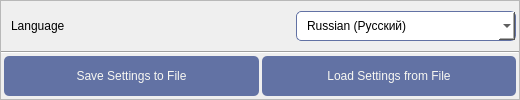
                      <widget class="QFrame" name="frameLineSystem">
                       <property name="sizePolicy">
                        <sizepolicy hsizetype="Maximum" vsizetype="Preferred">
                         <horstretch>0</horstretch>
                         <verstretch>0</verstretch>
                        </sizepolicy>
                       </property>
                       <property name="minimumSize">
                        <size>
                         <width>520</width>
                         <height>0</height>
                        </size>
                       </property>
                       <property name="styleSheet">
                        <string notr="true">#frameLineSystem {
	background: white;
	border: 0px solid #6272a4;
	border-radius: 7px;
}</string>
                       </property>
                       <property name="frameShape">
                        <enum>QFrame::Shape::StyledPanel</enum>
                       </property>
                       <property name="frameShadow">
                        <enum>QFrame::Shadow::Raised</enum>
                       </property>
                       <layout class="QGridLayout" name="gridLayout_19">
                        <property name="leftMargin">
                         <number>0</number>
                        </property>
                        <property name="topMargin">
                         <number>3</number>
                        </property>
                        <property name="rightMargin">
                         <number>0</number>
                        </property>
                        <property name="bottomMargin">
                         <number>3</number>
                        </property>
                        <property name="spacing">
                         <number>3</number>
                        </property>
                        <item row="0" column="0">
                         <widget class="QWidget" name="widgetLayoutSystem" native="true">
                          <layout class="QHBoxLayout" name="horizontalLayout">
                           <property name="spacing">
                            <number>3</number>
                           </property>
                           <property name="leftMargin">
                            <number>10</number>
                           </property>
                           <property name="topMargin">
                            <number>0</number>
                           </property>
                           <property name="rightMargin">
                            <number>3</number>
                           </property>
                           <property name="bottomMargin">
                            <number>0</number>
                           </property>
                           <item>
                            <widget class="QLabel" name="labelLanguage">
                             <property name="minimumSize">
                              <size>
                               <width>190</width>
                               <height>0</height>
                              </size>
                             </property>
                             <property name="styleSheet">
                              <string notr="true">QLabel {
	color: black;
}

QLabel:disabled {
	color: #7d7d7d;
}</string>
                             </property>
                             <property name="text">
                              <string>Language</string>
                             </property>
                             <property name="wordWrap">
                              <bool>true</bool>
                             </property>
                            </widget>
                           </item>
                           <item>
                            <spacer name="horizontalSpacer_30">
                             <property name="orientation">
                              <enum>Qt::Orientation::Horizontal</enum>
                             </property>
                             <property name="sizeHint" stdset="0">
                              <size>
                               <width>40</width>
                               <height>20</height>
                              </size>
                             </property>
                            </spacer>
                           </item>
                           <item>
                            <widget class="QComboBox" name="comboBoxLanguage">
                             <property name="enabled">
                              <bool>true</bool>
                             </property>
                             <property name="minimumSize">
                              <size>
                               <width>220</width>
                               <height>30</height>
                              </size>
                             </property>
                             <property name="maximumSize">
                              <size>
                               <width>16777215</width>
                               <height>30</height>
                              </size>
                             </property>
                             <property name="styleSheet">
                              <string notr="true">QComboBox{
	background-color: white;
	border-radius: 5px;
	border: 1px solid #6272a4;
	padding-left: 10px;
	height: 20px;
}

QComboBox:hover{
	border: 1px solid #7284b9;
}

QComboBox:disabled{
	border: 1px solid #7d7d7d;
	color: #7d7d7d;
}

QComboBox::drop-down {
	background-color: white;
	subcontrol-origin: padding;
	subcontrol-position: top right;
	width: 28px; 
	border-left: 1px solid #6272a4;
	border-top-right-radius: 3px;
	background-image: url(:/icons/icons/icon_arrow_bottom.png);
	border-bottom-right-radius: 3px;
	background-position: center;
	background-repeat: no-reperat;
 }

QComboBox::drop-down:disabled {
	background-color: #aaaaaa;
	border-left-color: #aaaaaa;
 }

QComboBox::drop-down:hover {
	background-color: #d1eeff;
 }

QComboBox::drop-down:on {
	background-image: url(:/icons/icons/icon_arrow_top.png);
 }

QComboBox QAbstractItemView {
    background-color: white;
    selection-background-color: #adc9ff;
	selection-color: #212121;
	height: 20px;
    outline: 0;
}
</string>
                             </property>
                             <item>
                              <property name="text">
                               <string>Russian (Русский)</string>
                              </property>
                             </item>
                             <item>
                              <property name="text">
                               <string>English (Английский)</string>
                              </property>
                             </item>
                            </widget>
                           </item>
                          </layout>
                         </widget>
                        </item>
                        <item row="2" column="0">
                         <layout class="QHBoxLayout" name="horizontalLayout_11">
                          <property name="spacing">
                           <number>3</number>
                          </property>
                          <property name="leftMargin">
                           <number>3</number>
                          </property>
                          <property name="rightMargin">
                           <number>3</number>
                          </property>
                          <property name="bottomMargin">
                           <number>0</number>
                          </property>
                          <item>
                           <widget class="QPushButton" name="pushButtonSaveSettings">
                            <property name="minimumSize">
                             <size>
                              <width>0</width>
                              <height>40</height>
                             </size>
                            </property>
                            <property name="maximumSize">
                             <size>
                              <width>16777215</width>
                              <height>40</height>
                             </size>
                            </property>
                            <property name="styleSheet">
                             <string notr="true">QPushButton {
	background-color: #6272a4;	
	border-radius: 5px;
    color: #f8f8f2;
	padding-left: 6px;
	padding-right: 6px;
}

QPushButton:hover {
	background-color: #7284b9;
	color: #f8f8f2;
}

QPushButton:pressed {
	background-color: #566490;
	color: #f8f8f2;
}

QPushButton:disabled {
	background-color: #aaaaaa;
}</string>
                            </property>
                            <property name="text">
                             <string>Save Settings to File</string>
                            </property>
                           </widget>
                          </item>
                          <item>
                           <widget class="QPushButton" name="pushButtonLoadSettings">
                            <property name="minimumSize">
                             <size>
                              <width>0</width>
                              <height>40</height>
                             </size>
                            </property>
                            <property name="maximumSize">
                             <size>
                              <width>16777215</width>
                              <height>40</height>
                             </size>
                            </property>
                            <property name="styleSheet">
                             <string notr="true">QPushButton {
	background-color: #6272a4;	
	border-radius: 5px;
    color: #f8f8f2;
	padding-left: 6px;
	padding-right: 6px;
}

QPushButton:hover {
	background-color: #7284b9;
	color: #f8f8f2;
}

QPushButton:pressed {
	background-color: #566490;
	color: #f8f8f2;
}

QPushButton:disabled {
	background-color: #aaaaaa;
}</string>
                            </property>
                            <property name="text">
                             <string>Load Settings from File</string>
                            </property>
                           </widget>
                          </item>
                         </layout>
                        </item>
                        <item row="1" column="0">
                         <widget class="Line" name="line_3">
                          <property name="minimumSize">
                           <size>
                            <width>0</width>
                            <height>2</height>
                           </size>
                          </property>
                          <property name="maximumSize">
                           <size>
                            <width>16777215</width>
                            <height>2</height>
                           </size>
                          </property>
                          <property name="orientation">
                           <enum>Qt::Orientation::Horizontal</enum>
                          </property>
                         </widget>
                        </item>
                       </layout>
                      </widget>
